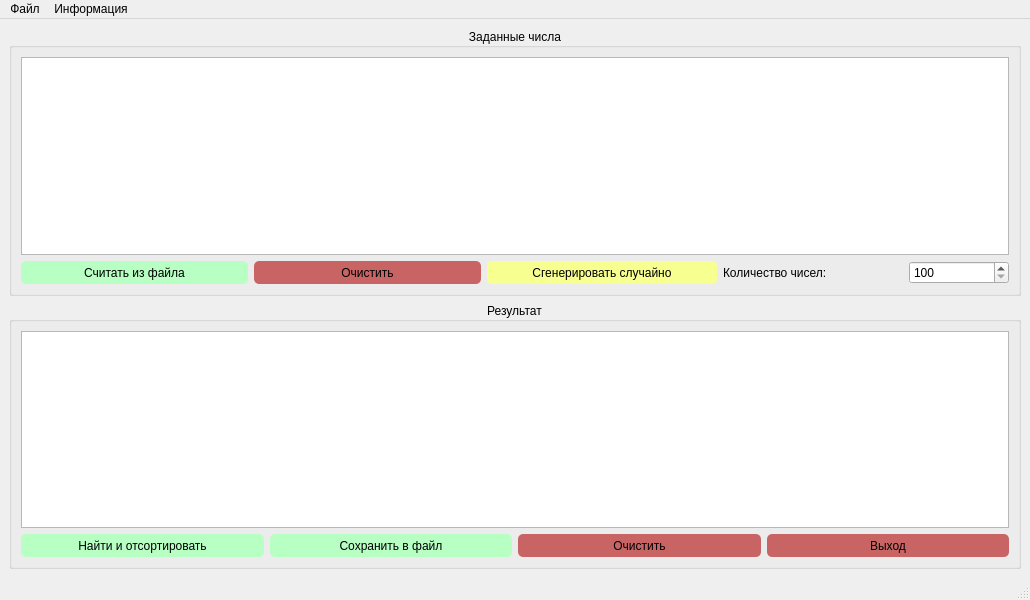
<?xml version="1.0" encoding="UTF-8"?>
<ui version="4.0">
 <class>MainWindow</class>
 <widget class="QMainWindow" name="MainWindow">
  <property name="geometry">
   <rect>
    <x>0</x>
    <y>0</y>
    <width>1030</width>
    <height>600</height>
   </rect>
  </property>
  <property name="minimumSize">
   <size>
    <width>1030</width>
    <height>0</height>
   </size>
  </property>
  <property name="windowTitle">
   <string>Билет 7</string>
  </property>
  <property name="styleSheet">
   <string notr="true">font: 14pt &quot;MS Shell Dlg 2&quot;;</string>
  </property>
  <widget class="QWidget" name="centralwidget">
   <layout class="QGridLayout" name="gridLayout_3">
    <item row="0" column="0">
     <widget class="QGroupBox" name="groupBox">
      <property name="title">
       <string>Заданные числа</string>
      </property>
      <property name="alignment">
       <set>Qt::AlignCenter</set>
      </property>
      <layout class="QGridLayout" name="gridLayout">
       <item row="1" column="2">
        <widget class="QPushButton" name="pushButton_3">
         <property name="minimumSize">
          <size>
           <width>230</width>
           <height>23</height>
          </size>
         </property>
         <property name="styleSheet">
          <string notr="true">background-color: rgb(246, 255, 143);
border-radius: 5;</string>
         </property>
         <property name="text">
          <string>Сгенерировать случайно</string>
         </property>
        </widget>
       </item>
       <item row="1" column="0">
        <widget class="QPushButton" name="pushButton">
         <property name="minimumSize">
          <size>
           <width>170</width>
           <height>23</height>
          </size>
         </property>
         <property name="styleSheet">
          <string notr="true">background-color: rgb(184, 255, 196);
border-radius: 5;</string>
         </property>
         <property name="text">
          <string>Считать из файла</string>
         </property>
        </widget>
       </item>
       <item row="1" column="1">
        <widget class="QPushButton" name="pushButton_2">
         <property name="minimumSize">
          <size>
           <width>150</width>
           <height>23</height>
          </size>
         </property>
         <property name="styleSheet">
          <string notr="true">background-color: rgb(200, 100, 100);
border-radius: 5;</string>
         </property>
         <property name="text">
          <string>Очистить</string>
         </property>
        </widget>
       </item>
       <item row="1" column="4">
        <widget class="QSpinBox" name="spinBox">
         <property name="maximumSize">
          <size>
           <width>100</width>
           <height>16777215</height>
          </size>
         </property>
         <property name="minimum">
          <number>100</number>
         </property>
         <property name="maximum">
          <number>200</number>
         </property>
        </widget>
       </item>
       <item row="0" column="0" colspan="5">
        <widget class="QPlainTextEdit" name="plainTextEdit">
         <property name="readOnly">
          <bool>true</bool>
         </property>
        </widget>
       </item>
       <item row="1" column="3">
        <widget class="QLabel" name="label">
         <property name="minimumSize">
          <size>
           <width>180</width>
           <height>0</height>
          </size>
         </property>
         <property name="maximumSize">
          <size>
           <width>100</width>
           <height>16777215</height>
          </size>
         </property>
         <property name="text">
          <string>Количество чисел:</string>
         </property>
        </widget>
       </item>
      </layout>
     </widget>
    </item>
    <item row="1" column="0">
     <widget class="QGroupBox" name="groupBox_2">
      <property name="title">
       <string>Результат</string>
      </property>
      <property name="alignment">
       <set>Qt::AlignCenter</set>
      </property>
      <layout class="QGridLayout" name="gridLayout_2">
       <item row="1" column="2">
        <widget class="QPushButton" name="pushButton_5">
         <property name="minimumSize">
          <size>
           <width>175</width>
           <height>23</height>
          </size>
         </property>
         <property name="styleSheet">
          <string notr="true">background-color: rgb(200, 100, 100);
border-radius: 5;</string>
         </property>
         <property name="text">
          <string>Очистить</string>
         </property>
        </widget>
       </item>
       <item row="1" column="1">
        <widget class="QPushButton" name="pushButton_4">
         <property name="minimumSize">
          <size>
           <width>175</width>
           <height>23</height>
          </size>
         </property>
         <property name="styleSheet">
          <string notr="true">background-color: rgb(184, 255, 196);
border-radius: 5;</string>
         </property>
         <property name="text">
          <string>Сохранить в файл</string>
         </property>
        </widget>
       </item>
       <item row="1" column="3">
        <widget class="QPushButton" name="pushButton_6">
         <property name="minimumSize">
          <size>
           <width>175</width>
           <height>23</height>
          </size>
         </property>
         <property name="styleSheet">
          <string notr="true">background-color: rgb(200, 100, 100);
border-radius: 5;</string>
         </property>
         <property name="text">
          <string>Выход</string>
         </property>
        </widget>
       </item>
       <item row="1" column="0">
        <widget class="QPushButton" name="pushButton_7">
         <property name="minimumSize">
          <size>
           <width>220</width>
           <height>23</height>
          </size>
         </property>
         <property name="styleSheet">
          <string notr="true">background-color: rgb(184, 255, 196);
border-radius: 5;</string>
         </property>
         <property name="text">
          <string>Найти и отсортировать</string>
         </property>
        </widget>
       </item>
       <item row="0" column="0" colspan="4">
        <widget class="QPlainTextEdit" name="plainTextEdit_2">
         <property name="readOnly">
          <bool>true</bool>
         </property>
        </widget>
       </item>
      </layout>
     </widget>
    </item>
   </layout>
  </widget>
  <widget class="QMenuBar" name="menubar">
   <property name="geometry">
    <rect>
     <x>0</x>
     <y>0</y>
     <width>1030</width>
     <height>29</height>
    </rect>
   </property>
   <widget class="QMenu" name="menu">
    <property name="title">
     <string>Файл</string>
    </property>
    <addaction name="action"/>
    <addaction name="action_2"/>
    <addaction name="action_3"/>
   </widget>
   <widget class="QMenu" name="menu_2">
    <property name="title">
     <string>Информация</string>
    </property>
    <addaction name="action_4"/>
    <addaction name="action_5"/>
   </widget>
   <addaction name="menu"/>
   <addaction name="menu_2"/>
  </widget>
  <widget class="QStatusBar" name="statusbar"/>
  <action name="action">
   <property name="text">
    <string>Открыть</string>
   </property>
  </action>
  <action name="action_2">
   <property name="text">
    <string>Сохранить</string>
   </property>
  </action>
  <action name="action_3">
   <property name="text">
    <string>Выход</string>
   </property>
  </action>
  <action name="action_4">
   <property name="text">
    <string>Об авторе</string>
   </property>
  </action>
  <action name="action_5">
   <property name="text">
    <string>Инструкция</string>
   </property>
  </action>
 </widget>
 <resources/>
 <connections>
  <connection>
   <sender>pushButton_6</sender>
   <signal>clicked()</signal>
   <receiver>MainWindow</receiver>
   <slot>close()</slot>
   <hints>
    <hint type="sourcelabel">
     <x>564</x>
     <y>540</y>
    </hint>
    <hint type="destinationlabel">
     <x>577</x>
     <y>576</y>
    </hint>
   </hints>
  </connection>
  <connection>
   <sender>pushButton_5</sender>
   <signal>clicked()</signal>
   <receiver>plainTextEdit_2</receiver>
   <slot>clear()</slot>
   <hints>
    <hint type="sourcelabel">
     <x>457</x>
     <y>541</y>
    </hint>
    <hint type="destinationlabel">
     <x>451</x>
     <y>478</y>
    </hint>
   </hints>
  </connection>
  <connection>
   <sender>pushButton_2</sender>
   <signal>clicked()</signal>
   <receiver>plainTextEdit</receiver>
   <slot>clear()</slot>
   <hints>
    <hint type="sourcelabel">
     <x>403</x>
     <y>269</y>
    </hint>
    <hint type="destinationlabel">
     <x>401</x>
     <y>219</y>
    </hint>
   </hints>
  </connection>
 </connections>
</ui>
